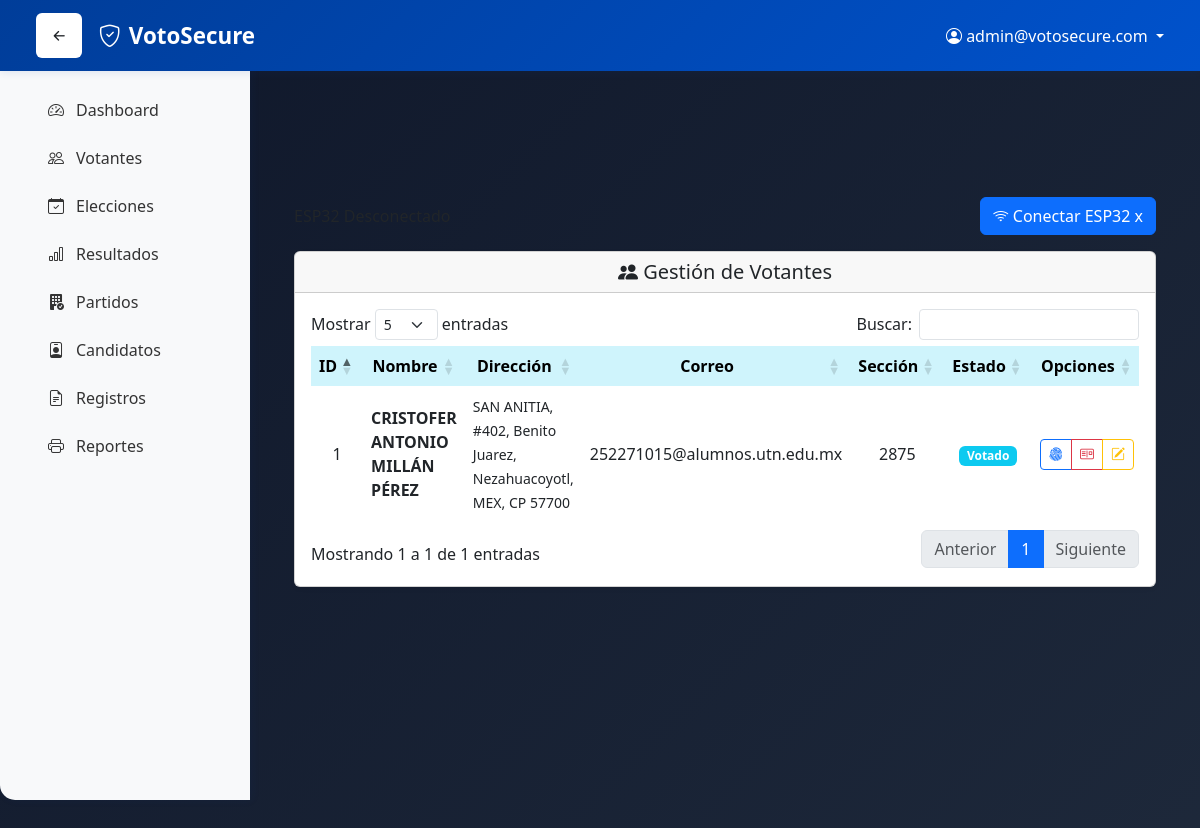
/Vista/Admin/Votantes.php (signed in), run on the app's committed database.
### tables this page shows
CREATE TABLE `votantes` (
  `id` int(11) NOT NULL,
  `nombre` varchar(100) NOT NULL,
  `apellido_paterno` varchar(100) NOT NULL,
  `apellido_materno` varchar(100) DEFAULT NULL,
  `fecha_nacimiento` date NOT NULL,
  `genero` enum('H','M','O') NOT NULL,
  `nacionalidad` varchar(50) DEFAULT 'Mexicana',
  `curp` varchar(18) NOT NULL,
  `rfc` varchar(13) NOT NULL,
  `calle` varchar(200) NOT NULL,
  `num_exterior` varchar(20) NOT NULL,
  `num_interior` varchar(20) DEFAULT NULL,
  `colonia` varchar(200) NOT NULL,
  `codigo_postal` varchar(5) NOT NULL,
  `municipio` varchar(200) NOT NULL,
  `entidad` varchar(50) NOT NULL,
  `entre_calles` varchar(200) DEFAULT NULL,
  `correo` varchar(255) NOT NULL,
  `telefono` varchar(20) NOT NULL,
  `telefono_fijo` varchar(20) DEFAULT NULL,
  `seccion_electoral` varchar(4) NOT NULL,
  `clave_elector` varchar(18) DEFAULT NULL,
  `uid_nfc` varchar(255) DEFAULT NULL,
  `token_nfc` varchar(255) DEFAULT NULL,
  `finger_id` varchar(255) DEFAULT NULL,
  `foto` longtext DEFAULT NULL,
  `estado` enum('activo','inactivo','votado') DEFAULT 'activo',
  `created_at` timestamp NOT NULL DEFAULT current_timestamp(),
  `updated_at` timestamp NOT NULL DEFAULT current_timestamp() ON UPDATE current_timestamp()
);

### Modelo/config/conexion.php (called while the page is built, shortened)
<?php
class Conexion {
    private $host = "localhost";
    private $db = "votosecure";
    private $user = "root";
    private $pass = "";
    private $charset = "utf8mb4";
    public function conectar() {
        $dsn = "mysql:host=$this->host;dbname=$this->db;charset=$this->charset";
        try {
            $pdo = new PDO($dsn, $this->user, $this->pass);
            $pdo->setAttribute(PDO::ATTR_ERRMODE, PDO::ERRMODE_EXCEPTION);
            return $pdo;
        } catch (PDOException $e) {
            die("Error de conexión");
        }
    }
}

### Controlador/votentesCtrl.php (called while the page is built, shortened)
<?php
require_once __DIR__ . "/../Modelo/config/conexion.php";
require_once __DIR__ . "/../Modelo/votantesMdl.php";
class VotantesCtrl
{
    private $modelo;
    public function __construct()
    {
        $this->modelo = new VotantesMdl();
    }
    public function obtenerTodos()
    {
        return $this->modelo->obtenerTodos();
    }
}

### Modelo/votantesMdl.php (called while the page is built, shortened)
<?php
require_once __DIR__ . '/config/conexion.php';
require_once __DIR__ . '/../api/crypto.php';
class VotantesMdl
{
    private $conexion;
    private $tabla = 'votantes';
    public function __construct()
    {
        $con = new Conexion();
        $this->conexion = $con->conectar();
    }
    public function obtenerTodos()
    {
        $query = "SELECT * FROM {$this->tabla} ORDER BY id DESC";
        $stmt = $this->conexion->query($query);
        $rows = $stmt->fetchAll(PDO::FETCH_ASSOC);
        $votantes = [];
        foreach ($rows as $row) {
            $row['uid_nfc'] = !empty($row['uid_nfc']) ? decrypt_data($row['uid_nfc']) : '';
            $row['token_nfc'] = !empty($row['token_nfc']) ? decrypt_data($row['token_nfc']) : '';
            $row['finger_id'] = !empty($row['finger_id']) ? decrypt_data($row['finger_id']) : '';
            $row['direccion_completa'] = $this->formatearDireccion($row);
            $votantes[] = $row;
        }
        return $votantes;
    }
    private function formatearDireccion($row)
    {
        $partes = [];
        if (!empty($row['calle'])) {
            $partes[] = $row['calle'];
        }
        if (!empty($row['num_exterior'])) {
            $partes[] = '#' . $row['num_exterior'];
        }
        if (!empty($row['colonia'])) {
            $partes[] = $row['colonia'];
        }
        if (!empty($row['municipio'])) {
            $partes[] = $row['municipio'];
        }
        if (!empty($row['entidad'])) {
            $partes[] = $row['entidad'];
        }
        if (!empty($row['codigo_postal'])) {
            $partes[] = 'CP ' . $row['codigo_postal'];
        }
        return implode(', ', $partes);
    }
}

### api/crypto.php (called while the page is built, shortened)
<?php
function aes_decrypt($data) {
  $data = base64_decode($data);
  $iv = substr($data, 0, 12);
  $tag = substr($data, 12, 16);
  $cipher = substr($data, 28);
  return openssl_decrypt(
    $cipher,
    AES_METHOD,
    AES_KEY,
    OPENSSL_RAW_DATA,
    $iv,
    $tag
  );
}
function decrypt_data($data) {
  return aes_decrypt($data);
}

### Vista/Admin/Votantes.php (the view, shortened to what this page needs)
<?php
require_once __DIR__ . '/../../Controlador/votentesCtrl.php';
$votantesCtrl = new VotantesCtrl();
$votantes = $votantesCtrl->obtenerTodos();
?>
<!DOCTYPE html>
<html lang="es">
<head>
    <link href="https://cdn.jsdelivr.net/npm/bootstrap@5.3.0/dist/css/bootstrap.min.css" rel="stylesheet">
    <link rel="stylesheet" href="https://cdn.jsdelivr.net/npm/bootstrap-icons@1.11.0/font/bootstrap-icons.css">
    <link rel="stylesheet" href="https://cdn.datatables.net/1.13.6/css/dataTables.bootstrap5.min.css">
    <link rel="stylesheet" href="https://cdnjs.cloudflare.com/ajax/libs/font-awesome/6.5.0/css/all.min.css">
    <link rel="stylesheet" href="<?= BASE_URL ?>/css/admin.css">
    <link rel="stylesheet" href="<?= BASE_URL ?>/css/dash.css">
</head>
<body>
    <?php include __DIR__ . '/../../components/Admin/Navbar.php'; ?>
    <main class="main-content" id="mainContent">
        <div class="container-fluid mt-4">
            <div class="row mb-3">
                <div class="col-12">
                    <div class="d-flex justify-content-between align-items-center">
                        <div class="esp32-status disconnected" id="esp32Status">
                            <span id="esp32Text">ESP32 Desconectado</span>
                        </div>
                        <button class="btn btn-primary" id="btnConectarESP32">
                            <i class="bi bi-wifi"></i> Conectar ESP32
                            x </button>
                    </div>
                </div>
            </div>
            <div class="card shadow-sm">
                <div class="card-header text-center text-dark">
                    <h5 class="mb-0">
                        <i class="bi bi-people-fill"></i> Gestión de Votantes
                    </h5>
                </div>
                <div class="card-body">
                    <div class="table-responsive">
                        <table id="tablaContenido" class="table table-hover table-borderless align-middle">
                            <thead class="table-info">
                                <tr>
                                    <th class="text-center">ID</th>
                                    <th class="text-center">Nombre</th>
                                    <th class="text-center">Dirección</th>
                                    <th class="text-center">Correo</th>
                                    <th class="text-center">Sección</th>
                                    <th class="text-center">Estado</th>
                                    <th class="text-center">Opciones</th>
                                </tr>
                            </thead>
                            <tbody>
                                <?php if (!empty($votantes)): ?>
                                    <?php foreach ($votantes as $votante): ?>
                                        <tr id="votante-<?= $votante['id'] ?>">
                                            <td class="text-center"><?= htmlspecialchars($votante['id']) ?></td>
                                            <td>
                                                <strong><?= htmlspecialchars($votante['nombre'] . ' ' . $votante['apellido_paterno'] . ' ' . $votante['apellido_materno']) ?></strong>
                                            </td>
                                            <td><small><?= htmlspecialchars($votante['direccion_completa']) ?></small></td>
                                            <td><?= htmlspecialchars($votante['correo']) ?></td>
                                            <td class="text-center"><?= htmlspecialchars($votante['seccion_electoral']) ?></td>
                                            <td class="text-center">
                                                <?php
                                                switch ($votante['estado']) {
                                                    case 'votado':
                                                        echo '<span class="badge bg-info">Votado</span>';
                                                        break;
                                                }
                                                ?>
                                            </td>
                                            <td class="text-center">
                                                <div class="btn-group" role="group">
                                                    <button class="btn btn-sm btn-outline-primary btn-action btn-huella"
                                                        data-id="<?= $votante['id'] ?>"
                                                        data-nombre="<?= htmlspecialchars($votante['nombre'] . ' ' . $votante['apellido_paterno']) ?>"
                                                        data-fingerprint="<?= htmlspecialchars($votante['finger_id']) ?>"
                                                        title="Cambiar Huella">
                                                        <i class="bi bi-fingerprint"></i>
                                                    </button>
                                                    <button class="btn btn-sm btn-outline-danger btn-action btn-nfc"
                                                        data-id="<?= $votante['id'] ?>"
                                                        data-nombre="<?= htmlspecialchars($votante['nombre'] . ' ' . $votante['apellido_paterno']) ?>"
                                                        data-uid="<?= htmlspecialchars($votante['uid_nfc']) ?>"
                                                        title="Cambiar NFC">
                                                        <i class="bi bi-postcard"></i>
                                                    </button>
                                                    <button class="btn btn-sm btn-outline-warning btn-action btn-editar"
                                                        data-id="<?= $votante['id'] ?>"
                                                        data-nombre="<?= htmlspecialchars($votante['nombre'] . ' ' . $votante['apellido_paterno']) ?>"
                                                        title="Editar Datos">
                                                        <i class="bi bi-pencil-square"></i>
                                                    </button>
                                                </div>
                                            </td>
                                        </tr>
                                    <?php endforeach; ?>
                                <?php else: ?>
                                <?php endif; ?>
                            </tbody>
                        </table>
                    </div>
                </div>
            </div>
        </div>
    </main>
    <?php include 'modales/votantes.php'; ?>
</body>
</html>

### components/Admin/Navbar.php (shortened to what this page needs)
<?php
$correoAdmin = $_SESSION['correo'];
?>
<nav class="navbar-admin navbar navbar-expand-lg sticky-top">
    <div class="container-fluid">
        <div class="d-flex align-items-center gap-3">
            <button class="toggle-sidebar btn btn-outline-light" id="toggleSidebar" type="button">
                <i class="bi bi-arrow-left-short text-dark"></i>
            </button>
            <a class="navbar-brand" href="#">
                <i class="bi bi-shield-check"></i>
                VotoSecure
            </a>
        </div>
        <div class="collapse navbar-collapse" id="navbarNav">
            <div class="ms-auto d-flex align-items-center gap-3">
                <div class="dropdown">
                    <button class="user-menu-dropdown dropdown-toggle"
                        type="button"
                        id="userMenu"
                        aria-expanded="false">
                        <i class="bi bi-person-circle"></i> <?php echo htmlspecialchars($correoAdmin); ?>
                    </button>
                </div>
            </div>
        </div>
    </div>
</nav>
<aside class="sidebar" id="sidebar">
    <ul class="sidebar-menu">
        <li><a href="index"><i class="bi bi-speedometer2"></i> Dashboard</a></li>
        <li><a href="votantes"><i class="bi bi-people"></i> Votantes</a></li>
        <li><a href="elecciones"><i class="bi bi-calendar-check"></i> Elecciones</a></li>
        <li><a href="resultados"><i class="bi bi-bar-chart"></i> Resultados</a></li>
        <li><a href="partidos"><i class="bi bi-building-fill-check"></i> Partidos</a></li>
        <li><a href="candidatos"><i class="bi bi-person-badge"></i> Candidatos</a></li>
        <li><a href="registros"><i class="bi bi-file-earmark-text"></i> Registros</a></li>
        <li><a href="reportes"><i class="bi bi-printer"></i> Reportes</a></li>
    </ul>
</aside>

### Vista/Admin/modales/votantes.php (shortened to what this page needs)
<div class="toast-container position-fixed top-0 end-0 p-3" style="z-index: 99999;">
</div>

### css/admin.css (style rules this page uses)
:root { --primary: #0F172A; --secondary: #1E293B; --accent: #22D3EE; --bg-light: #F1F5F9; --bg-soft: #E2E8F0; --text-dark: #334155; --text-light: #F8FAFC; --success: #22C55E; --danger: #EF4444; --warning: #F59E0B; }
body { background: linear-gradient(135deg, var(--primary) 0%, var(--secondary) 100%); min-height: 100vh; font-family: 'Segoe UI', Tahoma, Geneva, Verdana, sans-serif; }
.sidebar { background: rgba(248, 250, 252, 0.95); border-radius: 15px 0 0 15px; box-shadow: 0 10px 30px rgba(15, 23, 42, 0.15); height: 100vh; position: fixed; left: 0; top: 0; width: 260px; padding: 30px 20px; overflow-y: auto; }
.main-content { margin-left: 260px; padding: 30px; min-height: 100vh; }

### css/dash.css (style rules this page uses)
:root { --primary-blue: #003d99; --light-blue: #0052cc; --white: #ffffff; --light-gray: #f8f9fa; --border-color: #e0e0e0; --sidebar-width: 280px; }
* { margin: 0; padding: 0; box-sizing: border-box; }
body { font-family: 'Segoe UI', Tahoma, Geneva, Verdana, sans-serif; background-color: var(--light-gray); }
.navbar-admin { background: linear-gradient(135deg, var(--primary-blue), var(--light-blue)); box-shadow: 0 2px 8px rgba(0, 61, 153, 0.1); padding: 0.8rem 1.5rem; z-index: 1100; }
.navbar-admin .navbar-brand { font-weight: 700; font-size: 1.4rem; color: var(--white) !important; display: flex; align-items: center; gap: 0.5rem; }
.sidebar { position: fixed; top: 0; left: -var(--sidebar-width); width: var(--sidebar-width); height: 100vh; background: var(--white); box-shadow: 2px 0 8px rgba(0, 61, 153, 0.08); transition: left 0.3s ease; padding-top: 70px; z-index: 1050; overflow-y: auto; }
.sidebar-menu { list-style: none; padding: 1rem 0; }
.sidebar-menu a { display: flex; align-items: center; gap: 0.75rem; padding: 0.75rem 1.5rem; color: #333; text-decoration: none; transition: all 0.25s ease; border-left: 4px solid transparent; }
.main-content { margin-top: 70px; padding: 2rem; transition: margin-left 0.3s ease; }
.toggle-sidebar { background: var(--white); border: none; font-size: 1.4rem; cursor: pointer; transition: 0.2s ease; }
.user-menu-dropdown { background: transparent; border: none; color: var(--white); }
.sidebar { width: 250px; height: 100vh; position: fixed; left: 0; top: 0; background:#f8f9fa; transition: all 0.3s ease; }
.main-content { margin-left: 250px; transition: all 0.3s ease; }

### data on the page
votantes: id "1", nombre+apellido_paterno+apellido_materno "CRISTOFER ANTONIO MILLÁN PÉREZ", direccion_completa "SAN ANITIA, #402, Benito Juarez, Nezahuacoyotl, MEX, CP 57700", correo "252271015@alumnos.utn.edu.mx", seccion_electoral "2875", estado "Votado"

### other printed values
$correoAdmin "admin@votosecure.com"
